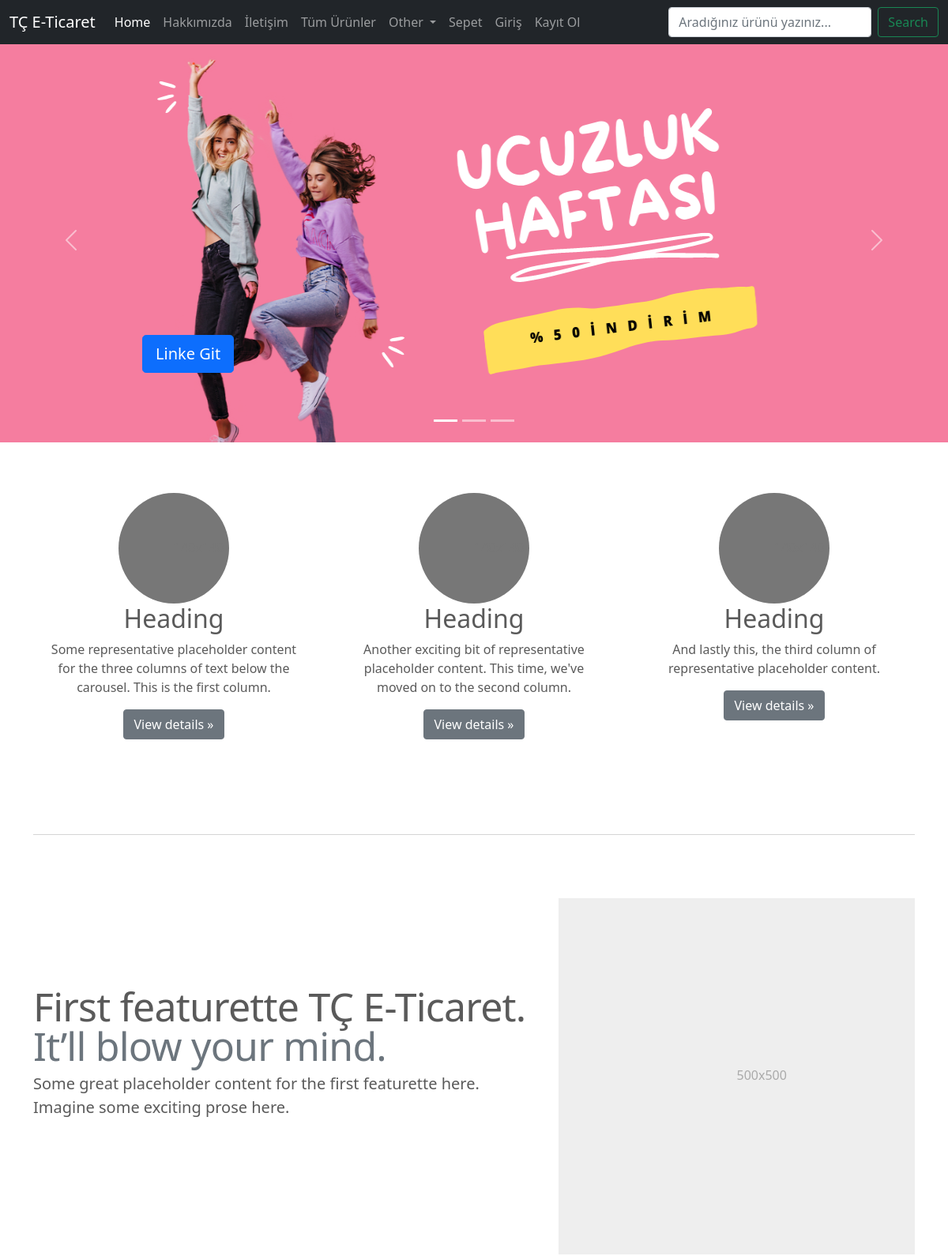
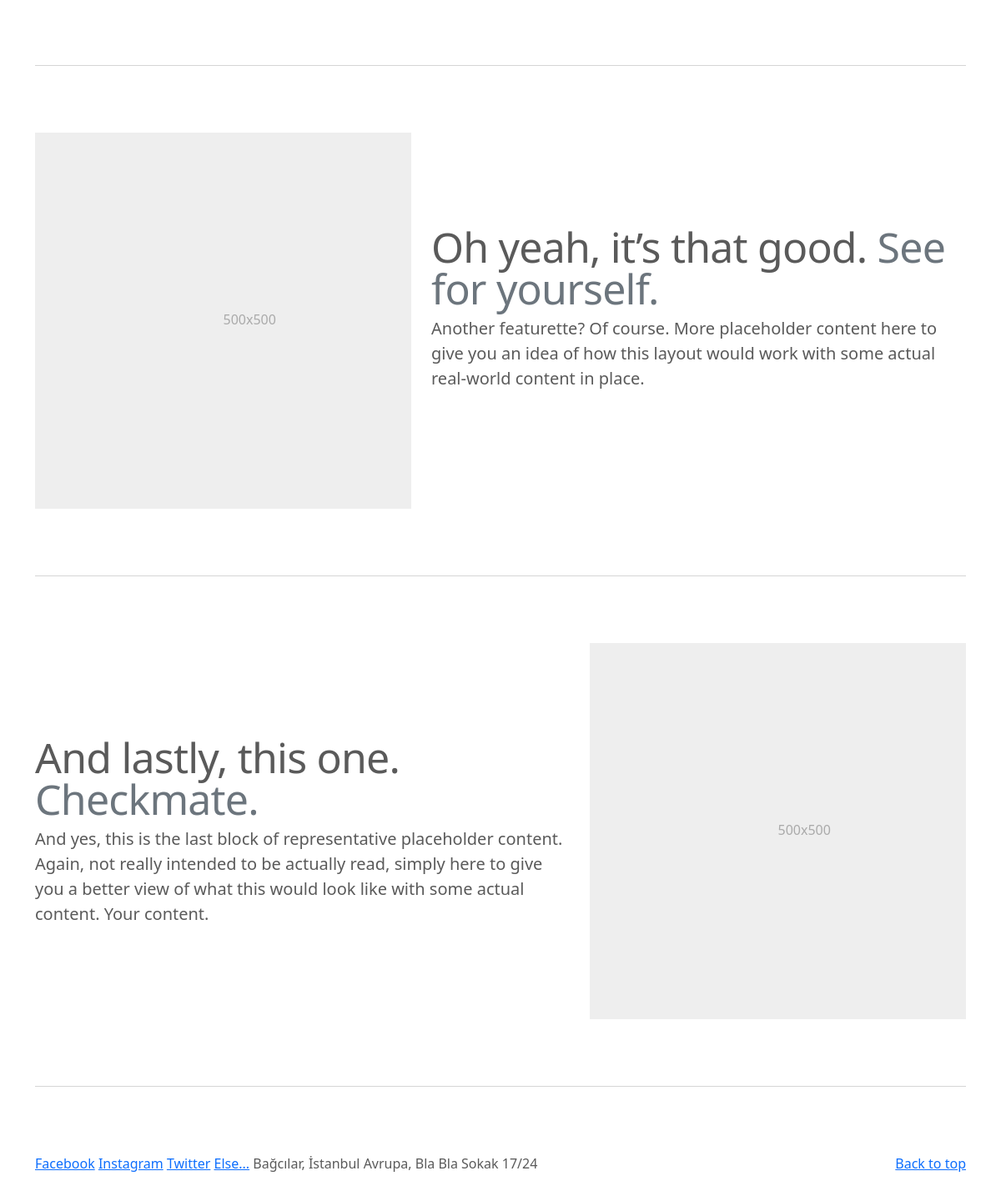
The page / on the database its author committed (2 pictures, top to bottom).
### zpage/models/sitesettings.py (models this page shows, shortened)
class SiteSettings(models.Model):
    title =             models.CharField(blank=True, null=True, max_length=50)
    site_welcome =      models.CharField(blank=True, null=True, max_length=50)
    keywords =          models.CharField(blank=True, null=True, max_length=255)
    description =       models.CharField(blank=True, null=True, max_length=255)
    company =           models.CharField(blank=True, null=True, max_length=50)
    address =           models.TextField(blank=True, null=True, max_length=150)
    phone =             models.CharField(blank=True, null=True, max_length=150)
    fax =               models.CharField(blank=True, null=True, max_length=50)
    email =             models.CharField(blank=True, null=True, max_length=60)
    smtpserver =        models.CharField(blank=True, null=True, max_length=50)
    smtpemail =         models.CharField(blank=True, null=True, max_length=50)
    smtppassword =      models.CharField(blank=True, null=True, max_length=50)
    smtpport =          models.CharField(blank=True, null=True, max_length=9)
    icon =              models.ImageField(upload_to ='SiteIcon/%Y/%m/%d/', blank=True)
    facebook =          models.CharField(blank=True, null=True, max_length=255)
    instagram =         models.CharField(blank=True, null=True, max_length=255)
    twitter =           models.CharField(blank=True, null=True, max_length=255)
    references =        models.CharField(blank=True, null=True, max_length=255)
    status =            models.PositiveIntegerField(choices=StatusChoices.CHOICES) # Site Durumu İçin Alanı Oluşturduk
    created_time =      models.DateTimeField(auto_now_add=True)
    update_time =       models.DateTimeField(auto_now=True)

### zpage/models/slider.py (models this page shows, shortened)
class Slider(models.Model):
    banner =            models.ImageField(
                            upload_to = 'banner/',
                            default='banner/default.png',
                            verbose_name='Banner Fotoğrafı',
                            help_text='Fotoğrafın 1296x512 Piksel Boyutunda Olması Gerekiyor')
    title  =            models.CharField(max_length=50, blank=True, null=True)
    link   =            models.CharField(max_length=200, blank=True, null=True)
    created_time =      models.DateTimeField(auto_now_add=True)
    update_time =       models.DateTimeField(auto_now=True)
    class Meta:
        ordering = ('-created_time',)
        verbose_name_plural = "Slider Ayarları"

### zpage/views.py (the view)
# urls.py: path('', views.index, name='index'), # Index Page Url
def index(request):
    context = dict()
    if request.path == '/':
        context['sliders'] = Slider.objects.all()
        return render(request, 'zpage/index.html', context)
    elif request.path == '/hakkimizda/':
        context['aboutus'] = AboutUs.objects.filter(status = 1).first()
        return render(request, 'zpage/hakkimizda.html', context)
    else:
        return render(request, 'zpage/index.html', context)

### context_processor/context_processor.py (called while the page is built)
def sitesettings(request):
    context = dict()
    try:
        context['sitesetting'] = SiteSettings.objects.filter(status = 1).first()
    except:
        context['sitesetting'] = 'Site Ayarları Kaydedilmemis'
    return context

### templates/zpage/index.html (shortened to what this page needs)
{% extends 'partials/_base.html' %}
{% load static %}
{% block content %}
<main>
  <div id="myCarousel" class="carousel slide" data-bs-ride="carousel">
    <div class="carousel-indicators">
      <button type="button" data-bs-target="#myCarousel" data-bs-slide-to="0" class="active" aria-current="true"
        aria-label="Slide 1"></button>
      <button type="button" data-bs-target="#myCarousel" data-bs-slide-to="1" aria-label="Slide 2"></button>
      <button type="button" data-bs-target="#myCarousel" data-bs-slide-to="2" aria-label="Slide 3"></button>
    </div>
    <div class="carousel-inner">
      {% for slider in sliders %}
      <div class="carousel-item {% if forloop.first %}active{% endif %}">
        <img src="{{slider.banner.url}}" class='img-fluid' alt="Resim Bulunamadı">
        <div class="container">
          <div class="carousel-caption text-start">
            <p><a class="btn btn-lg btn-primary" href="{{slider.link}}">Linke Git</a></p>
          </div>
        </div>
      </div>
      {% endfor %}
    </div>
    <button class="carousel-control-prev" type="button" data-bs-target="#myCarousel" data-bs-slide="prev">
      <span class="carousel-control-prev-icon" aria-hidden="true"></span>
    </button>
    <button class="carousel-control-next" type="button" data-bs-target="#myCarousel" data-bs-slide="next">
      <span class="carousel-control-next-icon" aria-hidden="true"></span>
    </button>
  </div>
  <div class="container marketing">
    <div class="row">
      <div class="col-lg-4">
        <h2>Heading</h2>
        <p>Some representative placeholder content for the three columns of text below the carousel. This is the first
          column.</p>
        <p><a class="btn btn-secondary" href="#">View details &raquo;</a></p>
      </div>
      <div class="col-lg-4">
        <h2>Heading</h2>
        <p>Another exciting bit of representative placeholder content. This time, we've moved on to the second column.
        </p>
        <p><a class="btn btn-secondary" href="#">View details &raquo;</a></p>
      </div>
      <div class="col-lg-4">
        <h2>Heading</h2>
        <p>And lastly this, the third column of representative placeholder content.</p>
        <p><a class="btn btn-secondary" href="#">View details &raquo;</a></p>
      </div>
    </div>
    <hr class="featurette-divider">
    <div class="row featurette">
      <div class="col-md-7">
        <h2 class="featurette-heading">First featurette {{sitesetting.title}}. <span class="text-muted">It’ll blow your
            mind.</span>
        </h2>
        <p class="lead">Some great placeholder content for the first featurette here. Imagine some exciting prose
          here.</p>
      </div>
      <div class="col-md-5">
        <svg class="bd-placeholder-img bd-placeholder-img-lg featurette-image img-fluid mx-auto" width="500"
          height="500" xmlns="http://www.w3.org/2000/svg" role="img" aria-label="Placeholder: 500x500"
          preserveAspectRatio="xMidYMid slice" focusable="false">
          <rect width="100%" height="100%" fill="#eee" /><text x="50%" y="50%" fill="#aaa" dy=".3em">500x500</text>
        </svg>
      </div>
    </div>
    <hr class="featurette-divider">
    <div class="row featurette">
      <div class="col-md-7 order-md-2">
        <h2 class="featurette-heading">Oh yeah, it’s that good. <span class="text-muted">See for yourself.</span></h2>
        <p class="lead">Another featurette? Of course. More placeholder content here to give you an idea of how this
          layout would work with some actual real-world content in place.</p>
      </div>
      <div class="col-md-5 order-md-1">
        <svg class="bd-placeholder-img bd-placeholder-img-lg featurette-image img-fluid mx-auto" width="500"
          height="500" xmlns="http://www.w3.org/2000/svg" role="img" aria-label="Placeholder: 500x500"
          preserveAspectRatio="xMidYMid slice" focusable="false">
          <rect width="100%" height="100%" fill="#eee" /><text x="50%" y="50%" fill="#aaa" dy=".3em">500x500</text>
        </svg>
      </div>
    </div>
    <hr class="featurette-divider">
    <div class="row featurette">
      <div class="col-md-7">
        <h2 class="featurette-heading">And lastly, this one. <span class="text-muted">Checkmate.</span></h2>
        <p class="lead">And yes, this is the last block of representative placeholder content. Again, not really
          intended to be actually read, simply here to give you a better view of what this would look like with some
          actual content. Your content.</p>
      </div>
      <div class="col-md-5">
        <svg class="bd-placeholder-img bd-placeholder-img-lg featurette-image img-fluid mx-auto" width="500"
          height="500" xmlns="http://www.w3.org/2000/svg" role="img" aria-label="Placeholder: 500x500"
          preserveAspectRatio="xMidYMid slice" focusable="false">
          <rect width="100%" height="100%" fill="#eee" /><text x="50%" y="50%" fill="#aaa" dy=".3em">500x500</text>
        </svg>
      </div>
    </div>
    <hr class="featurette-divider">
  </div>
</main>
{% endblock content %}

### templates/partials/_navbar.html (shortened to what this page needs)
{% load static %}
<nav class="navbar navbar-expand-md navbar-dark fixed-top bg-dark">
    <div class="container-fluid">
      <a class="navbar-brand" href="#">{{sitesetting.title}}</a>
      <div class="collapse navbar-collapse" id="navbarCollapse">
        <ul class="navbar-nav me-auto mb-2 mb-md-0">
          <li class="nav-item">
            <a class="nav-link active" aria-current="page" href="{% url 'index' %}">Home</a>
          </li>
          <li class="nav-item">
            <a class="nav-link" href="{% url 'aboutus' %}">Hakkımızda</a>
          </li>
          <li class="nav-item">
            <a class="nav-link" href="{% url 'contact' %}">İletişim</a>
          </li>
          <li class="nav-item">
            <a class="nav-link" href="{% url 'product:product_list' %}">Tüm Ürünler</a>
          </li>
          <li class="nav-item dropdown">
            <a class="nav-link dropdown-toggle" href="#" id="navbarDarkDropdownMenuLink" role="button" data-bs-toggle="dropdown" aria-expanded="false">
              Other
            </a>
          </li>
          <li class="nav-item">
            <a class="nav-link" href="{% url 'card:order_summary' %}">Sepet</a>
          </li>
          {% if user.is_authenticated %}
          <li class="nav-item">
            <a class="nav-link" href="{% url 'logout' %}">Çıkış</a>
          </li>
          {% else %}
          <li class="nav-item">
            <a class="nav-link" href="{% url 'login' %}">Giriş</a>
          </li>
          <li class="nav-item">
            <a class="nav-link" href="{% url 'register' %}">Kayıt Ol</a>
          </li>
          {% endif %}
        </ul>
        <form class="d-flex" method='POST' action="{% url 'product:product_search' %}">
          <input id='search_query' name='search_query' class="form-control me-2" type="text" placeholder="Aradığınız ürünü yazınız...">
          <button class="btn btn-outline-success" type="submit">Search</button>
        </form>
      </div>
    </div>
  </nav>

### templates/partials/_footer.html
{% load static %}
<footer style='margin-top: 58px;' class="container">
    <p class="float-end"><a href="#">Back to top</a></p>
    <p>
        <a target="_blank" href="{{sitesetting.facebook}}">Facebook</a>
        <a target="_blank" href="{{sitesetting.instagram}}">Instagram</a>
        <a target="_blank" href="{{sitesetting.twitter}}">Twitter</a>
        <a target="_blank" href="#">Else...</a>
        {{sitesetting.address}}
    </p>
</footer>

### static/css/carousel.css (style rules this page uses)
body { padding-top: 3rem; padding-bottom: 3rem; color: #5a5a5a; }
.carousel { margin-bottom: 4rem; }
.carousel-caption { bottom: 3rem; z-index: 10; }
.carousel-item { height: 32rem; }
.carousel-item > img { position: absolute; top: 0; left: 0; min-width: 100%; height: 32rem; }
.marketing .col-lg-4 { margin-bottom: 1.5rem; text-align: center; }
.marketing h2 { font-weight: 400; }
.marketing .col-lg-4 p { margin-right: .75rem; margin-left: .75rem; }
.featurette-divider { margin: 5rem 0; }
.featurette-heading { font-weight: 300; line-height: 1; letter-spacing: -.05rem; }
@media (min-width: 40em) { .carousel-caption p { margin-bottom: 1.25rem; font-size: 1.25rem; line-height: 1.4; } }
@media (min-width: 40em) { .featurette-heading { font-size: 50px; } }
@media (min-width: 62em) { .featurette-heading { margin-top: 7rem; } }

### rows shown on the page
SiteSettings: title "TÇ E-Ticaret", address "Bağcılar, İstanbul Avrupa, Bla Bla Sokak 17/24"
Slider: banner (picture)
